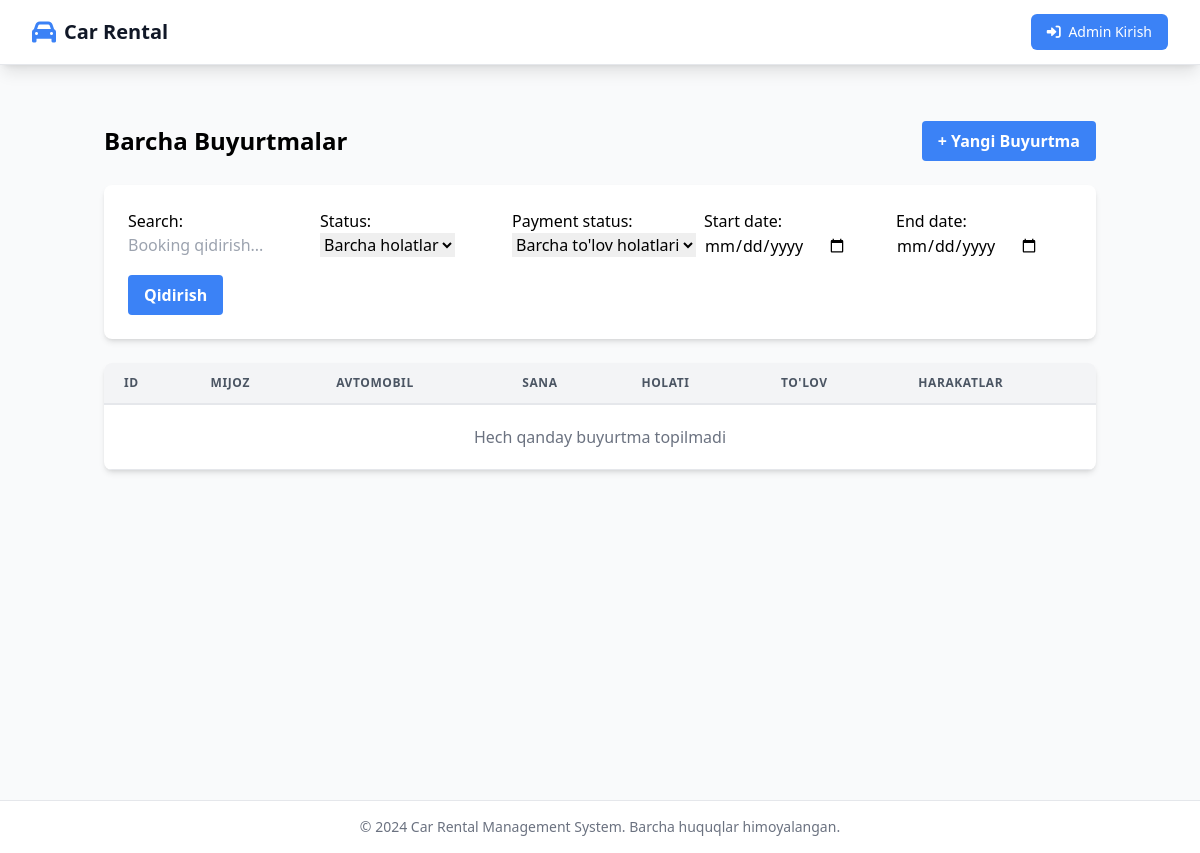
/bookings/, run on an earlier commit of the app's database.
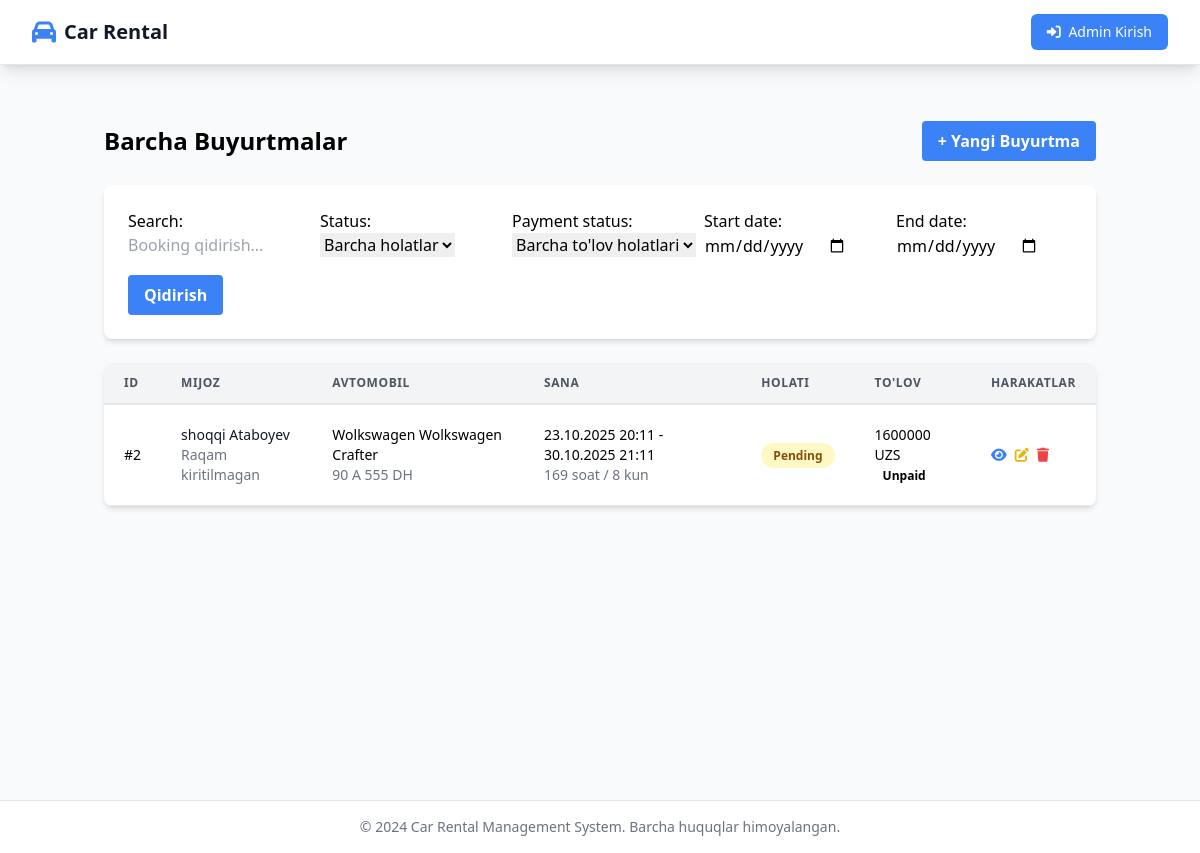
And on a later commit of the database.
### bookings/models.py (models this page shows, shortened)
class Booking(models.Model):
    STATUS_CHOICES = [
        ("pending", "Pending"),
        ("active", "Active"),
        ("completed", "Completed"),
        ("cancelled", "Cancelled"),
    ]
    PAYMENT_STATUS_CHOICES = [
        ("unpaid", "Unpaid"),
        ("partial", "Partial"),
        ("paid", "Paid"),
    ]
    PAYMENT_TYPES = [
        ('deposit', 'Depozit'),
        ('advance', 'Oldindan to\'lov'),
        ('final', 'Yakuniy to\'lov'),
        ('other', 'Boshqa')
    ]
    renter = models.ForeignKey(CustomUser, on_delete=models.CASCADE, related_name="bookings")
    vehicle = models.ForeignKey(Vehicle, on_delete=models.CASCADE, related_name="bookings")
    start_at = models.DateTimeField()
    end_at = models.DateTimeField()
    status = models.CharField(max_length=20, choices=STATUS_CHOICES, default="pending")
    payment_status = models.CharField(max_length=20, choices=PAYMENT_STATUS_CHOICES, default="unpaid")
    total_price = models.DecimalField(
        max_digits=12,
        decimal_places=2,
        default=Decimal("0.00"),
        blank=True,
        null=True
    )
    deposit_amount = models.DecimalField(
        max_digits=10,
        decimal_places=2,
        default=Decimal("0.00"),
        blank=True,
        null=True
    )
    paid_amount = models.DecimalField(
        max_digits=12,
        decimal_places=2,
        default=Decimal("0.00"),
        blank=True,
        null=True
    )
    owner_earned = models.DecimalField(
        max_digits=12,
        decimal_places=2,
        default=Decimal("0.00"),
        blank=True,
        null=True
    )
    company_earned = models.DecimalField(
        max_digits=12,
        decimal_places=2,
        default=Decimal("0.00"),
        blank=True,
        null=True
    )
    created_at = models.DateTimeField(auto_now_add=True)
    updated_at = models.DateTimeField(auto_now=True)
    class Meta:
        ordering = ['-created_at']
    def duration_hours(self):
        delta = self.end_at - self.start_at
        return max(0, math.ceil(delta.total_seconds() / 3600))
    def duration_days(self):
        return math.ceil(self.duration_hours() / 24)

### accounts/models.py (models this page shows, shortened)
class CustomUser(AbstractUser):
    class Roles(models.TextChoices):
        OWNER = "owner", "Mashina egasi"
        RENTER = "renter", "Ijara oluvchi"
    role = models.CharField(max_length=10, choices=Roles.choices)
    phone = models.CharField(max_length=30, blank=True)
    is_verified = models.BooleanField(default=False)

### vehicles/models.py (models this page shows, shortened)
class Vehicle(models.Model):
    STATUS_CHOICES = [
        ("inactive", "Faol emas"),
        ("available", "Mavjud"),
        ("rented", "Ijaraga berilgan"),
        ("maintenance", "Ta'mirda"),
    ]
    owner = models.ForeignKey(CustomUser, on_delete=models.CASCADE, related_name="vehicles")
    make = models.ForeignKey(CarMake, on_delete=models.SET_NULL, null=True, blank=True)
    model = models.ForeignKey(CarModel, on_delete=models.SET_NULL, null=True, blank=True)
    name = models.CharField(max_length=200, blank=True)
    plate_number = models.CharField(max_length=20, unique=True, validators=[plate_validator])
    year = models.PositiveSmallIntegerField(null=True, blank=True)
    daily_price = models.DecimalField(max_digits=10, decimal_places=2, default=Decimal("0.00"))
    hourly_price = models.DecimalField(max_digits=10, decimal_places=2, null=True, blank=True)
    status = models.CharField(max_length=20, choices=STATUS_CHOICES, default="inactive")
    created_at = models.DateTimeField(auto_now_add=True)
    updated_at = models.DateTimeField(auto_now=True)
    class Meta:
        ordering = ['-created_at']

class CarMake(models.Model):
    name = models.CharField(max_length=100, unique=True)
    def __str__(self):
        return self.name

class CarModel(models.Model):
    make = models.ForeignKey(CarMake, on_delete=models.CASCADE, related_name="models")
    name = models.CharField(max_length=100)
    class Meta:
        unique_together = ("make", "name")
    def __str__(self):
        return f"{self.make.name} {self.name}"

### bookings/views.py (the view, shortened to what this page needs)
# urls.py: path('', views.BookingListView.as_view(), name='booking_list'),
class BookingListView(ListView):
    model = Booking
    template_name = 'bookings/booking_list.html'
    context_object_name = 'bookings'
    paginate_by = 20
    def get_queryset(self):
        queryset = super().get_queryset()
        search_form = BookingSearchForm(self.request.GET)
        if search_form.is_valid():
            search = search_form.cleaned_data.get('search')
            status = search_form.cleaned_data.get('status')
            payment_status = search_form.cleaned_data.get('payment_status')
            start_date = search_form.cleaned_data.get('start_date')
            end_date = search_form.cleaned_data.get('end_date')
            filters = Q()
            if status:
                filters &= Q(status=status)
            if payment_status:
                filters &= Q(payment_status=payment_status)
            if start_date:
                filters &= Q(start_date__gte=start_date)
            if end_date:
                filters &= Q(end_date__lte=end_date)
            queryset = queryset.filter(filters)
        return queryset.order_by('-created_at', '-id')
    def get_context_data(self, **kwargs):
        context = super().get_context_data(**kwargs)
        context['search_form'] = BookingSearchForm(self.request.GET)
        return context

### bookings/forms.py
class BookingSearchForm(forms.Form):
    search = forms.CharField(
        max_length=200,
        required=False,
        widget=forms.TextInput(attrs={
            'class': 'form-control',
            'placeholder': 'Booking qidirish...',
            'id': 'search-input'
        })
    )
    status = forms.ChoiceField(
        choices=[('', 'Barcha holatlar')] + Booking.STATUS_CHOICES,
        required=False,
        widget=forms.Select(attrs={'class': 'form-control'})
    )
    payment_status = forms.ChoiceField(
        choices=[('', 'Barcha to\'lov holatlari')] + Booking.PAYMENT_STATUS_CHOICES,
        required=False,
        widget=forms.Select(attrs={'class': 'form-control'})
    )
    start_date = forms.DateField(
        required=False,
        widget=forms.DateInput(attrs={'class': 'form-control', 'type': 'date'})
    )
    end_date = forms.DateField(
        required=False,
        widget=forms.DateInput(attrs={'class': 'form-control', 'type': 'date'})
    )

### templates/bookings/booking_list.html (shortened to what the changed rows need)
{% extends 'base.html' %}
{% load static %}
{% block content %}
<div class="container mx-auto px-4 py-8">
    <div class="flex justify-between items-center mb-6">
        <h1 class="text-2xl font-bold">Barcha Buyurtmalar</h1>
    </div>
    <div class="bg-white shadow-md rounded-lg overflow-hidden">
        <table class="min-w-full leading-normal">
            <thead>
                <tr class="bg-gray-100">
                    <th class="px-5 py-3 border-b-2 border-gray-200 text-left text-xs font-semibold text-gray-600 uppercase tracking-wider">ID</th>
                    <th class="px-5 py-3 border-b-2 border-gray-200 text-left text-xs font-semibold text-gray-600 uppercase tracking-wider">Mijoz</th>
                    <th class="px-5 py-3 border-b-2 border-gray-200 text-left text-xs font-semibold text-gray-600 uppercase tracking-wider">Avtomobil</th>
                    <th class="px-5 py-3 border-b-2 border-gray-200 text-left text-xs font-semibold text-gray-600 uppercase tracking-wider">Sana</th>
                    <th class="px-5 py-3 border-b-2 border-gray-200 text-left text-xs font-semibold text-gray-600 uppercase tracking-wider">Holati</th>
                    <th class="px-5 py-3 border-b-2 border-gray-200 text-left text-xs font-semibold text-gray-600 uppercase tracking-wider">To'lov</th>
                    <th class="px-5 py-3 border-b-2 border-gray-200 text-left text-xs font-semibold text-gray-600 uppercase tracking-wider">Harakatlar</th>
                </tr>
            </thead>
            <tbody>
                {% for booking in bookings %}
                <tr class="hover:bg-gray-50">
                    <td class="px-5 py-5 border-b border-gray-200 text-sm">#{{ booking.id }}</td>
                    <td class="px-5 py-5 border-b border-gray-200 text-sm">
                        <div class="font-medium text-gray-900">{{ booking.renter.get_full_name|default:booking.renter.username }}</div>
                        <div class="text-gray-500">{{ booking.renter.phone_number|default:"Raqam kiritilmagan" }}</div>
                    </td>
                    <td class="px-5 py-5 border-b border-gray-200 text-sm">
                        <div class="font-medium">{{ booking.vehicle.make|default:"" }} {{ booking.vehicle.model|default:"" }}</div>
                        <div class="text-gray-500">{{ booking.vehicle.plate_number|default:"" }}</div>
                    </td>
                    <td class="px-5 py-5 border-b border-gray-200 text-sm">
                        <div>{{ booking.start_at|date:"d.m.Y H:i" }} - {{ booking.end_at|date:"d.m.Y H:i" }}</div>
                        <div class="text-gray-500">{{ booking.duration_hours }} soat / {{ booking.duration_days }} kun</div>
                    </td>
                    <td class="px-5 py-5 border-b border-gray-200 text-sm">
                        <span class="px-3 py-1 text-xs font-semibold rounded-full {% if booking.status == 'pending' %}bg-yellow-100 text-yellow-800{% elif booking.status == 'confirmed' %}bg-blue-100 text-blue-800{% elif booking.status == 'in_progress' %}bg-indigo-100 text-indigo-800{% elif booking.status == 'completed' %}bg-green-100 text-green-800{% elif booking.status == 'cancelled' %}bg-red-100 text-red-800{% endif %}">
                            {{ booking.get_status_display }}
                        </span>
                    </td>
                    <td class="px-5 py-5 border-b border-gray-200 text-sm">
                        <div class="font-medium">{{ booking.total_price|floatformat:0 }} UZS</div>
                        <span class="px-2 py-1 text-xs font-semibold rounded-full ">
                            {{ booking.get_payment_status_display }}
                        </span>
                    </td>
                    <td class="px-5 py-5 border-b border-gray-200 text-sm">
                        <div class="flex space-x-2">
                            <a href="{% url 'booking_detail' booking.id %}" class="text-blue-500 hover:text-blue-700">
                                <i class="fas fa-eye"></i>
                            </a>
                            <a href="{% url 'booking_update' booking.id %}" class="text-yellow-500 hover:text-yellow-700">
                                <i class="fas fa-edit"></i>
                            </a>
                            <a href="{% url 'booking_delete' booking.id %}" class="text-red-500 hover:text-red-700">
                                <i class="fas fa-trash"></i>
                            </a>
                        </div>
                    </td>
                </tr>
                {% empty %}
                <tr>
                    <td colspan="7" class="px-5 py-5 border-b border-gray-200 text-center text-gray-500">
                        Hech qanday buyurtma topilmadi
                    </td>
                </tr>
                {% endfor %}
            </tbody>
        </table>
    </div>
</div>
{% endblock %}

What changed in the data, as far as the page shows it:
added Booking: id "2", renter.get_full_name "shoqqi Ataboyev", renter.phone_number "Raqam kiritilmagan", vehicle.make "Wolkswagen", vehicle.model "Wolkswagen Crafter", vehicle.plate_number "90 A 555 DH", start_at "23.10.2025 20:11", end_at "30.10.2025 21:11", duration_hours "169", duration_days "8", status "Pending", total_price "1600000", payment_status "Unpaid"
Also different on the page:
text no longer shown: "Hech qanday buyurtma topilmadi"
